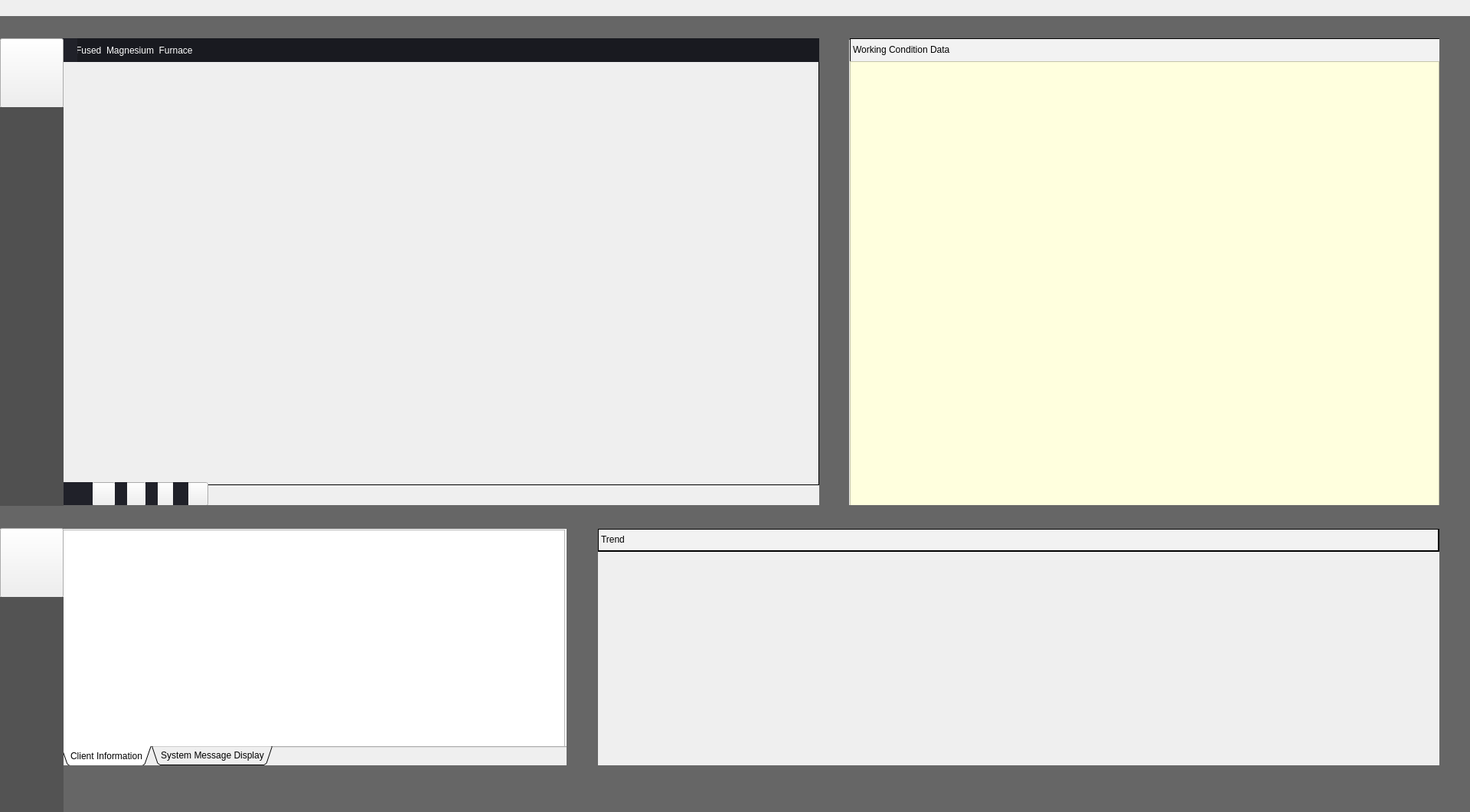
<?xml version="1.0" encoding="UTF-8"?>
<ui version="4.0">
 <class>Widget</class>
 <widget class="QWidget" name="Widget">
  <property name="geometry">
   <rect>
    <x>0</x>
    <y>0</y>
    <width>1920</width>
    <height>1061</height>
   </rect>
  </property>
  <property name="sizePolicy">
   <sizepolicy hsizetype="Fixed" vsizetype="Fixed">
    <horstretch>0</horstretch>
    <verstretch>0</verstretch>
   </sizepolicy>
  </property>
  <property name="minimumSize">
   <size>
    <width>200</width>
    <height>0</height>
   </size>
  </property>
  <property name="windowTitle">
   <string>Widget</string>
  </property>
  <widget class="QLabel" name="videoPlay">
   <property name="geometry">
    <rect>
     <x>80</x>
     <y>80</y>
     <width>990</width>
     <height>554</height>
    </rect>
   </property>
   <property name="sizePolicy">
    <sizepolicy hsizetype="Fixed" vsizetype="Fixed">
     <horstretch>0</horstretch>
     <verstretch>0</verstretch>
    </sizepolicy>
   </property>
   <property name="frameShape">
    <enum>QFrame::Panel</enum>
   </property>
   <property name="text">
    <string/>
   </property>
   <property name="pixmap">
    <pixmap resource="image.qrc">:/image/视频播放初始界面.bmp</pixmap>
   </property>
   <property name="scaledContents">
    <bool>true</bool>
   </property>
   <property name="alignment">
    <set>Qt::AlignCenter</set>
   </property>
   <property name="indent">
    <number>-1</number>
   </property>
  </widget>
  <widget class="QLabel" name="voltageTrend">
   <property name="geometry">
    <rect>
     <x>780</x>
     <y>720</y>
     <width>1100</width>
     <height>281</height>
    </rect>
   </property>
   <property name="sizePolicy">
    <sizepolicy hsizetype="Fixed" vsizetype="Fixed">
     <horstretch>0</horstretch>
     <verstretch>0</verstretch>
    </sizepolicy>
   </property>
   <property name="styleSheet">
    <string notr="true">font: 16pt &quot;Times New Roman&quot;;</string>
   </property>
   <property name="frameShadow">
    <enum>QFrame::Plain</enum>
   </property>
   <property name="text">
    <string/>
   </property>
   <property name="textFormat">
    <enum>Qt::PlainText</enum>
   </property>
   <property name="pixmap">
    <pixmap resource="image.qrc">:/image/趋势初始图片.bmp</pixmap>
   </property>
   <property name="scaledContents">
    <bool>true</bool>
   </property>
   <property name="alignment">
    <set>Qt::AlignCenter</set>
   </property>
   <property name="wordWrap">
    <bool>false</bool>
   </property>
   <property name="margin">
    <number>0</number>
   </property>
  </widget>
  <widget class="QLabel" name="label_3">
   <property name="geometry">
    <rect>
     <x>780</x>
     <y>690</y>
     <width>1100</width>
     <height>31</height>
    </rect>
   </property>
   <property name="styleSheet">
    <string notr="true">font: 14pt &quot;Times New Roman&quot;;
background-color: rgb(242, 242, 242);</string>
   </property>
   <property name="frameShape">
    <enum>QFrame::WinPanel</enum>
   </property>
   <property name="text">
    <string>&lt;html&gt;&lt;head/&gt;&lt;body&gt;&lt;p&gt;&lt;span style=&quot; color:#000000;&quot;&gt;Trend&lt;/span&gt;&lt;/p&gt;&lt;/body&gt;&lt;/html&gt;</string>
   </property>
   <property name="textFormat">
    <enum>Qt::AutoText</enum>
   </property>
   <property name="alignment">
    <set>Qt::AlignLeading|Qt::AlignLeft|Qt::AlignVCenter</set>
   </property>
  </widget>
  <widget class="QPushButton" name="playSelcet">
   <property name="geometry">
    <rect>
     <x>120</x>
     <y>630</y>
     <width>31</width>
     <height>31</height>
    </rect>
   </property>
   <property name="sizePolicy">
    <sizepolicy hsizetype="Fixed" vsizetype="Fixed">
     <horstretch>0</horstretch>
     <verstretch>0</verstretch>
    </sizepolicy>
   </property>
   <property name="styleSheet">
    <string notr="true"/>
   </property>
   <property name="text">
    <string/>
   </property>
   <property name="iconSize">
    <size>
     <width>40</width>
     <height>40</height>
    </size>
   </property>
  </widget>
  <widget class="QPushButton" name="accelerateSelcet">
   <property name="geometry">
    <rect>
     <x>240</x>
     <y>630</y>
     <width>32</width>
     <height>31</height>
    </rect>
   </property>
   <property name="sizePolicy">
    <sizepolicy hsizetype="Fixed" vsizetype="Fixed">
     <horstretch>0</horstretch>
     <verstretch>0</verstretch>
    </sizepolicy>
   </property>
   <property name="text">
    <string/>
   </property>
   <property name="iconSize">
    <size>
     <width>40</width>
     <height>40</height>
    </size>
   </property>
  </widget>
  <widget class="QPushButton" name="moderateSelcet">
   <property name="geometry">
    <rect>
     <x>200</x>
     <y>630</y>
     <width>31</width>
     <height>31</height>
    </rect>
   </property>
   <property name="sizePolicy">
    <sizepolicy hsizetype="Fixed" vsizetype="Fixed">
     <horstretch>0</horstretch>
     <verstretch>0</verstretch>
    </sizepolicy>
   </property>
   <property name="text">
    <string/>
   </property>
   <property name="iconSize">
    <size>
     <width>40</width>
     <height>40</height>
    </size>
   </property>
  </widget>
  <widget class="QLabel" name="label_7">
   <property name="geometry">
    <rect>
     <x>0</x>
     <y>21</y>
     <width>1921</width>
     <height>31</height>
    </rect>
   </property>
   <property name="styleSheet">
    <string notr="true">background-color: rgb(102, 102, 102);</string>
   </property>
   <property name="text">
    <string/>
   </property>
  </widget>
  <widget class="QPushButton" name="stopSelcet">
   <property name="geometry">
    <rect>
     <x>160</x>
     <y>630</y>
     <width>31</width>
     <height>31</height>
    </rect>
   </property>
   <property name="sizePolicy">
    <sizepolicy hsizetype="Fixed" vsizetype="Fixed">
     <horstretch>0</horstretch>
     <verstretch>0</verstretch>
    </sizepolicy>
   </property>
   <property name="text">
    <string/>
   </property>
   <property name="iconSize">
    <size>
     <width>40</width>
     <height>40</height>
    </size>
   </property>
  </widget>
  <widget class="QLabel" name="label_4">
   <property name="geometry">
    <rect>
     <x>1110</x>
     <y>50</y>
     <width>771</width>
     <height>31</height>
    </rect>
   </property>
   <property name="toolTipDuration">
    <number>-4</number>
   </property>
   <property name="styleSheet">
    <string notr="true">background-color: rgb(242, 242, 242);
font: 14pt &quot;Times New Roman&quot;;
background-color: rgb(242, 242, 242);</string>
   </property>
   <property name="frameShape">
    <enum>QFrame::Box</enum>
   </property>
   <property name="text">
    <string>&lt;html&gt;&lt;head/&gt;&lt;body&gt;&lt;p&gt;&lt;span style=&quot; color:#000000;&quot;&gt;Working Condition Data &lt;/span&gt;&lt;/p&gt;&lt;/body&gt;&lt;/html&gt;</string>
   </property>
  </widget>
  <widget class="QTableView" name="tableView">
   <property name="geometry">
    <rect>
     <x>1110</x>
     <y>80</y>
     <width>770</width>
     <height>581</height>
    </rect>
   </property>
   <property name="sizePolicy">
    <sizepolicy hsizetype="Fixed" vsizetype="Fixed">
     <horstretch>0</horstretch>
     <verstretch>0</verstretch>
    </sizepolicy>
   </property>
   <property name="minimumSize">
    <size>
     <width>400</width>
     <height>0</height>
    </size>
   </property>
   <property name="font">
    <font>
     <family>新宋体</family>
     <pointsize>14</pointsize>
     <weight>50</weight>
     <italic>false</italic>
     <bold>false</bold>
    </font>
   </property>
   <property name="styleSheet">
    <string notr="true">QTableView {
font: 14pt &quot;新宋体&quot;;
	color: rgb(0, 0, 0);
	background-color: rgb(255, 255, 222);
	alternate-background-color: rgb(255, 255, 191);
	
}

QHeaderView {
font: 75 14pt &quot;新宋体&quot;;
	color: rgb(0, 0, 0);
	background-color: rgb(255, 255, 255);
}
</string>
   </property>
  </widget>
  <widget class="QLabel" name="label_8">
   <property name="geometry">
    <rect>
     <x>1070</x>
     <y>50</y>
     <width>39</width>
     <height>611</height>
    </rect>
   </property>
   <property name="styleSheet">
    <string notr="true">background-color: rgb(102, 102, 102);</string>
   </property>
   <property name="text">
    <string/>
   </property>
  </widget>
  <widget class="QLabel" name="label_9">
   <property name="geometry">
    <rect>
     <x>99</x>
     <y>50</y>
     <width>971</width>
     <height>31</height>
    </rect>
   </property>
   <property name="sizePolicy">
    <sizepolicy hsizetype="Fixed" vsizetype="Fixed">
     <horstretch>0</horstretch>
     <verstretch>0</verstretch>
    </sizepolicy>
   </property>
   <property name="styleSheet">
    <string notr="true">color: rgb(255, 255, 255);
font: 14pt &quot;Times New Roman&quot;;
background-color: rgb(25, 26, 32);</string>
   </property>
   <property name="text">
    <string>Fused  Magnesium  Furnace</string>
   </property>
   <property name="textFormat">
    <enum>Qt::AutoText</enum>
   </property>
   <property name="alignment">
    <set>Qt::AlignLeading|Qt::AlignLeft|Qt::AlignVCenter</set>
   </property>
  </widget>
  <widget class="QLabel" name="label_11">
   <property name="geometry">
    <rect>
     <x>268</x>
     <y>630</y>
     <width>803</width>
     <height>31</height>
    </rect>
   </property>
   <property name="text">
    <string/>
   </property>
   <property name="pixmap">
    <pixmap resource="image.qrc">:/image/potplayer底部.bmp</pixmap>
   </property>
   <property name="scaledContents">
    <bool>true</bool>
   </property>
  </widget>
  <widget class="QLabel" name="label_12">
   <property name="geometry">
    <rect>
     <x>226</x>
     <y>630</y>
     <width>20</width>
     <height>31</height>
    </rect>
   </property>
   <property name="styleSheet">
    <string notr="true">background-color: rgb(32, 33, 41);</string>
   </property>
   <property name="text">
    <string/>
   </property>
  </widget>
  <widget class="QLabel" name="label_13">
   <property name="geometry">
    <rect>
     <x>80</x>
     <y>630</y>
     <width>41</width>
     <height>31</height>
    </rect>
   </property>
   <property name="styleSheet">
    <string notr="true">background-color: rgb(32, 33, 41);</string>
   </property>
   <property name="text">
    <string/>
   </property>
  </widget>
  <widget class="QLabel" name="label_14">
   <property name="geometry">
    <rect>
     <x>150</x>
     <y>630</y>
     <width>16</width>
     <height>31</height>
    </rect>
   </property>
   <property name="styleSheet">
    <string notr="true">background-color: rgb(32, 33, 41);</string>
   </property>
   <property name="text">
    <string/>
   </property>
  </widget>
  <widget class="QLabel" name="label_15">
   <property name="geometry">
    <rect>
     <x>190</x>
     <y>630</y>
     <width>16</width>
     <height>31</height>
    </rect>
   </property>
   <property name="styleSheet">
    <string notr="true">background-color: rgb(32, 33, 41);</string>
   </property>
   <property name="text">
    <string/>
   </property>
  </widget>
  <widget class="QLabel" name="label_16">
   <property name="geometry">
    <rect>
     <x>80</x>
     <y>50</y>
     <width>21</width>
     <height>31</height>
    </rect>
   </property>
   <property name="styleSheet">
    <string notr="true">background-color: rgb(32, 33, 41);</string>
   </property>
   <property name="text">
    <string/>
   </property>
  </widget>
  <widget class="QLabel" name="label_10">
   <property name="geometry">
    <rect>
     <x>1880</x>
     <y>50</y>
     <width>41</width>
     <height>611</height>
    </rect>
   </property>
   <property name="sizePolicy">
    <sizepolicy hsizetype="Fixed" vsizetype="Fixed">
     <horstretch>0</horstretch>
     <verstretch>0</verstretch>
    </sizepolicy>
   </property>
   <property name="styleSheet">
    <string notr="true">background-color: rgb(102, 102, 102);</string>
   </property>
   <property name="text">
    <string/>
   </property>
  </widget>
  <widget class="QTabWidget" name="tabWidget">
   <property name="geometry">
    <rect>
     <x>80</x>
     <y>690</y>
     <width>661</width>
     <height>311</height>
    </rect>
   </property>
   <property name="sizePolicy">
    <sizepolicy hsizetype="Fixed" vsizetype="Fixed">
     <horstretch>0</horstretch>
     <verstretch>0</verstretch>
    </sizepolicy>
   </property>
   <property name="styleSheet">
    <string notr="true">font: 14pt &quot;Times New Roman&quot;;</string>
   </property>
   <property name="tabPosition">
    <enum>QTabWidget::South</enum>
   </property>
   <property name="tabShape">
    <enum>QTabWidget::Triangular</enum>
   </property>
   <property name="currentIndex">
    <number>0</number>
   </property>
   <property name="elideMode">
    <enum>Qt::ElideMiddle</enum>
   </property>
   <widget class="QWidget" name="tab">
    <attribute name="title">
     <string>Client Information</string>
    </attribute>
    <widget class="QTextEdit" name="textEditRead">
     <property name="geometry">
      <rect>
       <x>-5</x>
       <y>0</y>
       <width>661</width>
       <height>285</height>
      </rect>
     </property>
     <property name="sizePolicy">
      <sizepolicy hsizetype="Fixed" vsizetype="Fixed">
       <horstretch>0</horstretch>
       <verstretch>0</verstretch>
      </sizepolicy>
     </property>
     <property name="readOnly">
      <bool>true</bool>
     </property>
    </widget>
   </widget>
   <widget class="QWidget" name="tab_2">
    <attribute name="title">
     <string>System Message Display</string>
    </attribute>
    <widget class="QTextEdit" name="messageScroll">
     <property name="geometry">
      <rect>
       <x>0</x>
       <y>0</y>
       <width>656</width>
       <height>285</height>
      </rect>
     </property>
     <property name="sizePolicy">
      <sizepolicy hsizetype="Fixed" vsizetype="Fixed">
       <horstretch>0</horstretch>
       <verstretch>0</verstretch>
      </sizepolicy>
     </property>
    </widget>
   </widget>
  </widget>
  <widget class="QLabel" name="label_17">
   <property name="geometry">
    <rect>
     <x>-10</x>
     <y>660</y>
     <width>1931</width>
     <height>31</height>
    </rect>
   </property>
   <property name="styleSheet">
    <string notr="true">background-color: rgb(102, 102, 102);</string>
   </property>
   <property name="text">
    <string/>
   </property>
  </widget>
  <widget class="QLabel" name="label_18">
   <property name="geometry">
    <rect>
     <x>80</x>
     <y>1000</y>
     <width>1841</width>
     <height>61</height>
    </rect>
   </property>
   <property name="styleSheet">
    <string notr="true">background-color: rgb(102, 102, 102);</string>
   </property>
   <property name="text">
    <string/>
   </property>
  </widget>
  <widget class="QLabel" name="label_19">
   <property name="geometry">
    <rect>
     <x>1880</x>
     <y>680</y>
     <width>41</width>
     <height>351</height>
    </rect>
   </property>
   <property name="sizePolicy">
    <sizepolicy hsizetype="Fixed" vsizetype="Fixed">
     <horstretch>0</horstretch>
     <verstretch>0</verstretch>
    </sizepolicy>
   </property>
   <property name="styleSheet">
    <string notr="true">background-color: rgb(102, 102, 102);</string>
   </property>
   <property name="text">
    <string/>
   </property>
  </widget>
  <widget class="QLabel" name="label_20">
   <property name="geometry">
    <rect>
     <x>740</x>
     <y>690</y>
     <width>41</width>
     <height>311</height>
    </rect>
   </property>
   <property name="sizePolicy">
    <sizepolicy hsizetype="Fixed" vsizetype="Fixed">
     <horstretch>0</horstretch>
     <verstretch>0</verstretch>
    </sizepolicy>
   </property>
   <property name="styleSheet">
    <string notr="true">background-color: rgb(102, 102, 102);</string>
   </property>
   <property name="text">
    <string/>
   </property>
  </widget>
  <widget class="QPushButton" name="stopConnect">
   <property name="geometry">
    <rect>
     <x>0</x>
     <y>690</y>
     <width>83</width>
     <height>91</height>
    </rect>
   </property>
   <property name="text">
    <string/>
   </property>
   <property name="iconSize">
    <size>
     <width>40</width>
     <height>40</height>
    </size>
   </property>
  </widget>
  <widget class="QPushButton" name="help">
   <property name="geometry">
    <rect>
     <x>0</x>
     <y>50</y>
     <width>83</width>
     <height>91</height>
    </rect>
   </property>
   <property name="text">
    <string/>
   </property>
  </widget>
  <widget class="QLabel" name="label_2">
   <property name="geometry">
    <rect>
     <x>0</x>
     <y>140</y>
     <width>83</width>
     <height>521</height>
    </rect>
   </property>
   <property name="styleSheet">
    <string notr="true">
background-color: rgb(80, 80, 80)</string>
   </property>
   <property name="frameShape">
    <enum>QFrame::NoFrame</enum>
   </property>
   <property name="text">
    <string/>
   </property>
  </widget>
  <widget class="QLabel" name="label_5">
   <property name="geometry">
    <rect>
     <x>0</x>
     <y>780</y>
     <width>83</width>
     <height>281</height>
    </rect>
   </property>
   <property name="styleSheet">
    <string notr="true">background-color: rgb(83, 83, 83);</string>
   </property>
   <property name="frameShape">
    <enum>QFrame::NoFrame</enum>
   </property>
   <property name="text">
    <string/>
   </property>
  </widget>
 </widget>
 <layoutdefault spacing="6" margin="11"/>
 <resources>
  <include location="image.qrc"/>
 </resources>
 <connections/>
</ui>
